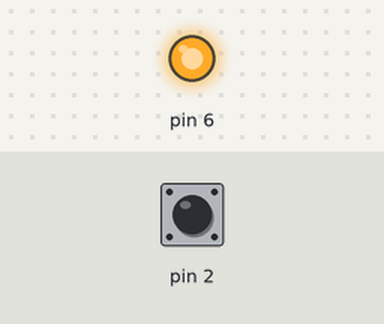
Recording of a sketch running on a simulated Arduino Uno, built with avr-gcc and run on an emulated ATmega328P. On the bench: output pins drawn as LEDs (lit = HIGH). The inputs (shaded band) are chosen by the test bench; at power-on: pin 2 HIGH.

Above: at 1.2 s.
1.3 s: pin 2 pulled LOW for 0.15 s
At 1.37 s:
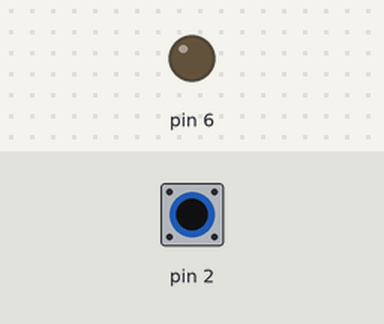
2.9 s: pin 2 pulled LOW for 3.2 s
At 7.3 s:
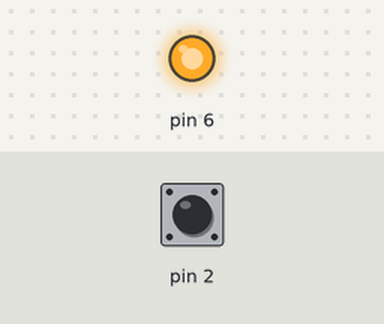
Timing chart, 0 to 8.8 s (numbered marks = the images above; inputs shaded):
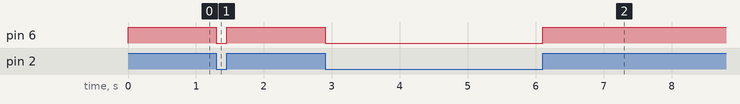

Measured:
- after the input at 1.3 s, pin 6: HIGH → LOW at once, → HIGH 0.15 s later
- after the input at 2.9 s, pin 6: HIGH → LOW at once, → HIGH 3.2 s later

The sketch:

IF_ELSE_LED.ino
```cpp
//LED 1 or 0
//ControlStructure(IF-ELSE STATEMENT)
//LED->pinNo:6
//PushButtomSwitch->pinNo:2
void setup() {
  // put your setup code here, to run once:
  pinMode(2,INPUT_PULLUP);
  pinMode(6,OUTPUT);
}

void loop() {
  // put your main code here, to run repeatedly:
  int value = digitalRead(2);

  if (value == 1)
  {
    digitalWrite(6,HIGH);
  }

  else
  {
    digitalWrite(6,LOW);
  }
}
/*
 # define LEDR 14
# define LEDL 21
void setup() {
  // put your setup code here, to run once:
  pinMode(LEDR,OUTPUT);
  pinMode(LEDL,OUTPUT);
}

void loop() {
  // put your main code here, to run repeatedly:
BlinkLedR(LEDR, 100);
BlinkLedL(LEDL, 100);
int valueR = digitalRead(14);
int valueL = digitalRead(21);
if valueR

}
void BlinkLedR(int pin, int del_val){
  digitalWrite(pin,HIGH);
  delay(del_val);
  digitalWrite(pin,LOW);
  delay(del_val);
}
void BlinkLedL(int pin, int del_val){
  digitalWrite(pin,HIGH);
  delay(del_val);
  digitalWrite(pin,LOW);
  delay(del_val);
}

*/
```
